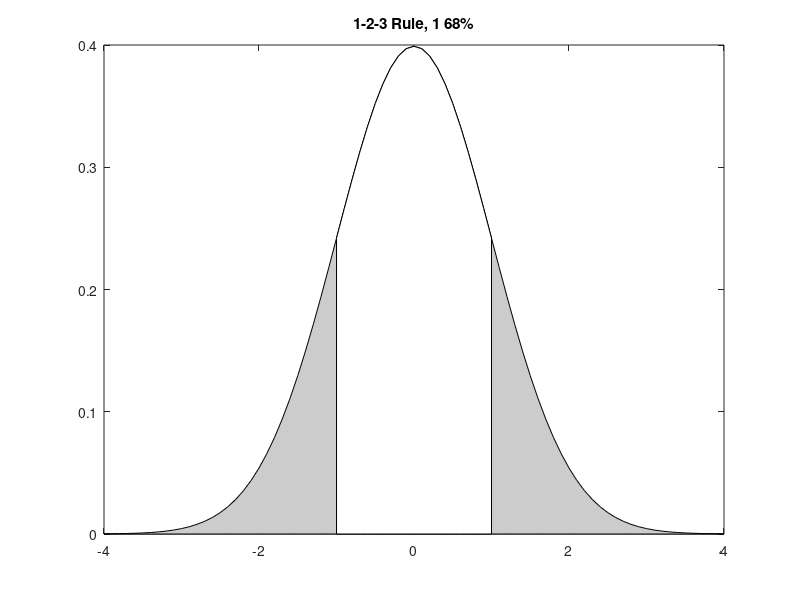

Write the MATLAB code that produced this figure. (Note: this script raises an error after producing the figure.)
% Zihan Chen
% 2015-03-26 
% Statistics Unplugged 3rd Edition
% Chapter 03

% The Shape of Distributions
% 1-2-3 Rules
% This program plots 1 rule first  
% press any key 
% Plot 2 rule 
% press any key 
% Plot 3 rule 


clc; clear;

%% 1 Rule 

% Plot -1 to 1 as white, other grey 
x = -4:0.1:4;
y = normpdf(x);
area(x,y,'FaceColor',[0.8,0.8,0.8]);

hold on;
x1 = -1:0.1:1;
y1 = normpdf(x1);
area(x1,y1,'FaceColor','w');
title('1-2-3 Rule, 1 68%');
yaxis([0, 0.5]);
xlabel('Z Value');
ylabel('Prability');

% Compute the 1 68%  
c = normcdf([-1 1]);
carea = c(2) - c(1);
careastr = sprintf('area 1 = %0.3f', carea);
disp(careastr);

%% 2 Rule 
pause;
hold on;
x2 = -2:0.1:2;
y2 = normpdf(x2);
area(x2,y2,'FaceColor','w');
title('1-2-3 Rule, 2 95%');

% Compute the 2 68%  
c = normcdf([-2 2]);
carea = c(2) - c(1);
careastr = sprintf('area 2 = %0.3f', carea);
disp(careastr);

%% 3 Rule 
pause;
hold on;
x3 = -3:0.1:3;
y3 = normpdf(x3);
area(x3,y3,'FaceColor','w');
title('1-2-3 Rule, 3 99%');

% Compute the 2 68%  
c = normcdf([-3 3]);
carea = c(2) - c(1);
careastr = sprintf('area 3 = %0.3f', carea);
disp(careastr);











